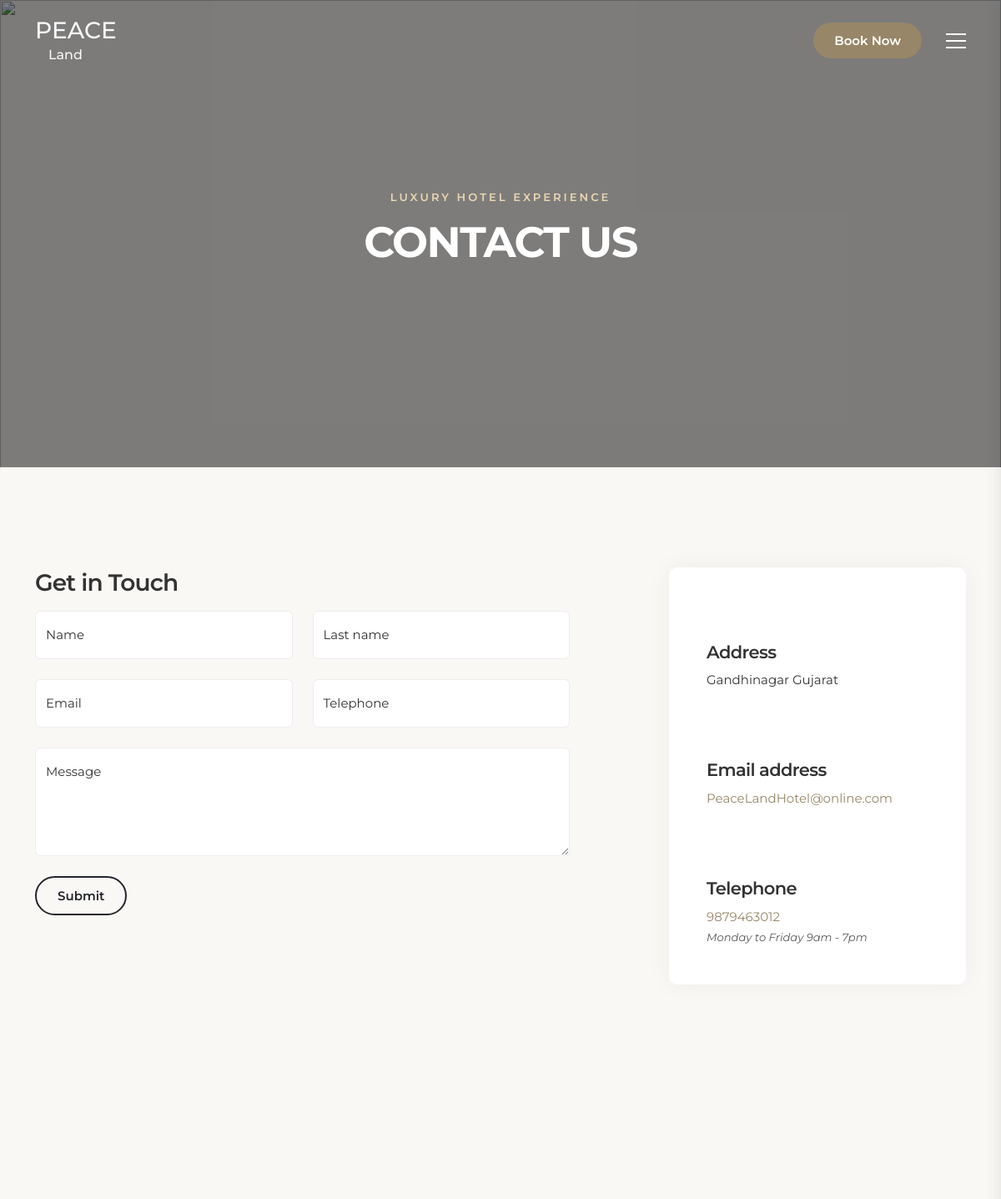
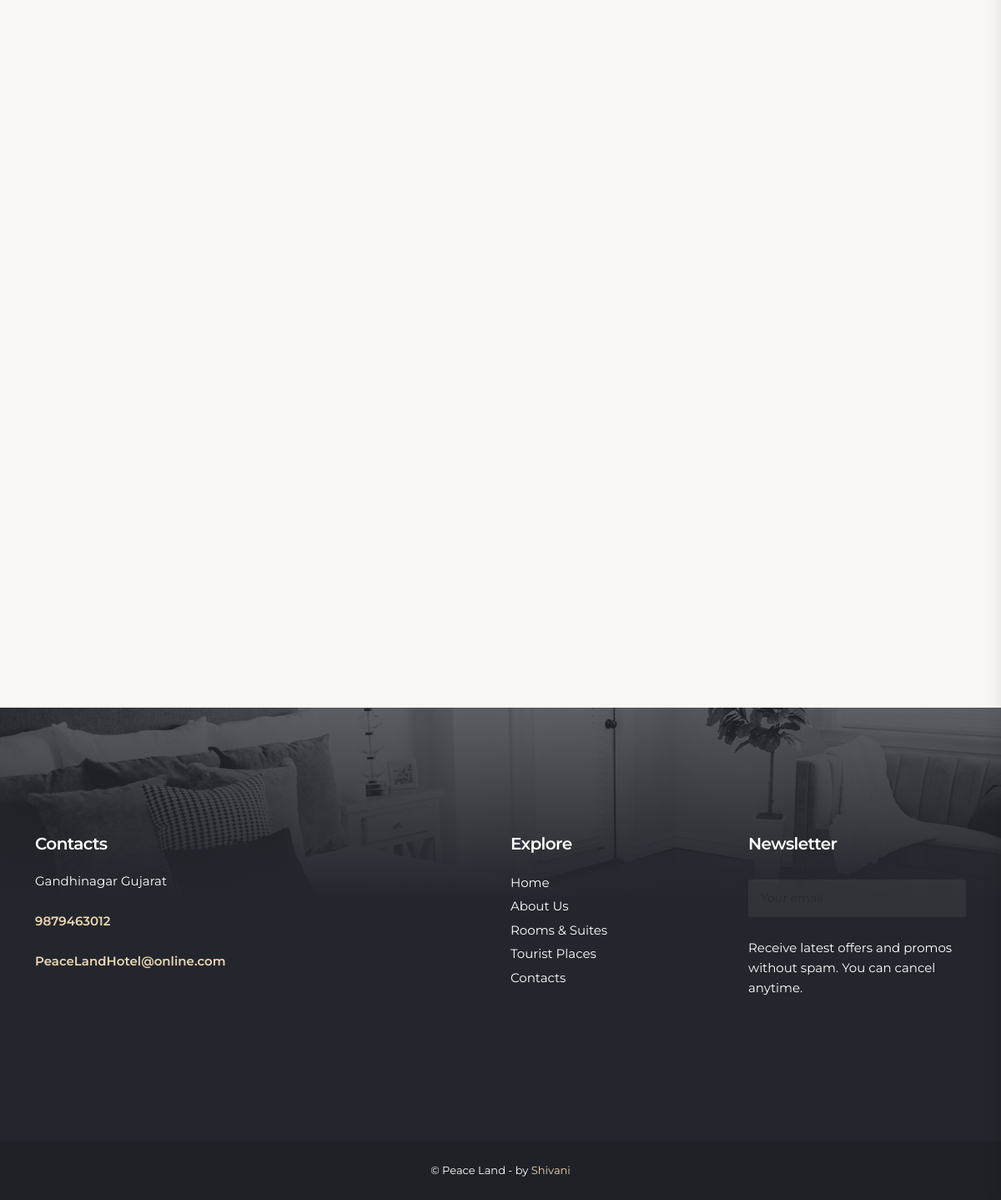
The page /hotel/contacts on the database its author committed (2 pictures, top to bottom).
### PeaceLand/models.py (models this page shows, shortened)
class AdminAddress(models.Model):
    phoneNo = models.BigIntegerField()
    address = models.CharField(max_length=256)
    emailId = models.EmailField()
    class Meta:
        verbose_name = ("HotelContact")
        verbose_name_plural = ("Hotel_Contact") #Admin Shows

### PeaceLand/views.py (the view, shortened to what this page needs)
# urls.py: path("contacts",ContactIndex),
def ContactIndex(request):
    room_id = request.session.get('room_id')
    room_email = request.session.get('room_email')
    contact = AdminAddress.objects.all()
    rooms = RoomsType.objects.all()
    context = {
        'rooms': rooms,
        'room_id': room_id,
        'room_email': room_email,
        "contacts":contact
    }
    return render(request,"contacts.html",context)

### PeaceLand/templates/contacts.html (shortened to what this page needs)
{% extends 'base.html' %}
{% block content %}
    <main>
        <div class="hero medium-height jarallax" data-jarallax data-speed="0.2">
            <img class="jarallax-img" src="/static/img/hero_home_2.jpg" alt="">
            <div class="wrapper opacity-mask d-flex align-items-center justify-content-center text-center animate_hero" data-opacity-mask="rgba(0, 0, 0, 0.5)">
                <div class="container">
                    <small class="slide-animated one">Luxury Hotel Experience</small>
                    <h1 class="slide-animated two">Contact Us</h1>
                </div>
            </div>
        </div>
        <div class="container margin_120_95">
            <div class="row justify-content-between">
                <div class="col-xl-4 col-lg-5 order-lg-2">
                    <div class="contact_info">
                        <ul class="clearfix">
                            {% for contact in contacts %}
                            <li>
                                <i class="bi bi-geo-alt"></i>
                                <h4>Address</h4>
                                <div>{{ contact.address }}</div>
                            </li>
                            <li>
                                <i class="bi bi-envelope-paper"></i>
                                <h4>Email address</h4>
                                <p><a href="mailto:{{ contact.emailId }}">{{ contact.emailId }}</a></p>
                            </li>
                            <li>
                                <i class="bi bi-telephone"></i>
                                <h4>Telephone</h4>
                                <div><a href="tel:+{{ contact.phoneNo }}">{{ contact.phoneNo }}</a><br><small>Monday to Friday 9am - 7pm</small></div>
                            </li>
                            {% endfor %}
                        </ul>
                    </div>
                </div>
                <div class="col-xl-7 col-lg-7 order-lg-1">
                    <h3 class="mb-3">Get in Touch</h3>
                    <form method="post" action="#" id="contactform" autocomplete="off">
                        <div class="row">
                            <div class="col-sm-6">
                                <div class="form-floating mb-4">
                                    <input class="form-control" type="text" id="name_contact" name="name_contact" placeholder="Name">
                                    <label for="name_contact">Name</label>
                                </div>
                            </div>
                            <div class="col-sm-6">
                                <div class="form-floating mb-4">
                                    <input class="form-control" type="text" id="lastname_contact" name="lastname_contact" placeholder="Last Name">
                                    <label for="lastname_contact">Last name</label>
                                </div>
                            </div>
                        </div>
                        <div class="row">
                            <div class="col-sm-6">
                                <div class="form-floating mb-4">
                                    <input class="form-control" type="email" id="email_contact" name="email_contact" placeholder="Email">
                                    <label for="email_contact">Email</label>
                                </div>
                            </div>
                            <div class="col-sm-6">
                                <div class="form-floating mb-4">
                                    <input class="form-control" type="text" id="phone_contact" name="phone_contact" placeholder="Telephone">
                                    <label for="phone_contact">Telephone</label>
                                </div>
                            </div>
                        </div>
                        <div class="form-floating mb-4">
                            <textarea class="form-control" placeholder="Message" id="message_contact" name="message_contact"></textarea>
                            <label for="message_contact">Message</label>
                        </div>
                        <p class="mt-3"><input type="submit" value="Submit" class="btn_1 outline" id="submit-contact"></p>
                    </form>
                </div>
            </div>
        </div>
        <div class="map_contact">
            <iframe src="https://www.google.com/maps/embed?pb=!1m18!1m12!1m3!1d117331.68800211296!2d72.56314627437952!3d23.22068823002979!2m3!1f0!2f0!3f0!3m2!1i1024!2i768!4f13.1!3m3!1m2!1s0x395c2b987c6d6809%3A0xf86f06a7873e0391!2sGandhinagar%2C%20Gujarat!5e0!3m2!1sen!2sin!4v1717439558575!5m2!1sen!2sin" width="600" height="450" style="border:0;" allowfullscreen="" loading="lazy"></iframe>
        </div>
        <div class="container margin_120_95" id="booking_section">
            <div class="row justify-content-between">
                <div class="col-xl-4">
                </div>
                <div class="col-xl-7">
                </div>
            </div>
        </div>
    </main>
{%endblock%}

### PeaceLand/templates/base.html (shortened to what this page needs)
<!DOCTYPE html>
<html lang="zxx">
<head>
    {% load static %}
    <link rel="stylesheet" href="https://cdn.jsdelivr.net/npm/flatpickr/dist/flatpickr.min.css">
    <link href="{% static 'css/bootstrap.min.css'%}" rel="stylesheet">
    <link href="{% static 'css/style.css'%}" rel="stylesheet">
	<link href="{% static 'css/vendors.min.css' %}" rel="stylesheet">
    <link href="{% static 'css/custom.css' %}" rel="stylesheet">
</head>
<body>
    <header class="reveal_header">
        <div class="container">
            <div class="row align-items-center">
                 <div class="col-6">
                    <a href="./index" class="logo_normal"><span class="h3 text-light fw-5">PEACE </span><br><span class="h6 text-light text-center ps-3">Land</span></a>
                </div>
                <div class="col-6">
                    <nav>
                        <ul>
                            <li><a href="#booking_section" class="btn_1 btn_scrollto">Book Now</a></li>
                            <li>
                               <div class="hamburger_2 open_close_nav_panel">
                                    <div class="hamburger__box">
                                        <div class="hamburger__inner"></div>
                                    </div>
                                </div>
                            </li>
                        </ul>
                    </nav>
                </div>
            </div>
        </div>
    </header>
    {% block content %}
    {% endblock %}
    <footer class="revealed">
        <div class="footer_bg">
            <div class="gradient_over"></div>
            <div class="background-image" data-background="url({% static 'img/rooms/3.jpg'%})"></div>
        </div>
        <div class="container">
            <div class="row move_content">
                <div class="col-lg-4 col-md-12">
                    <h5>Contacts</h5>
                    <ul>
                        {% for s in contacts%}
                        <li>{{s.address}}<br><br></li>
                        <li><strong><a href="tel:+{{s.phoneNo}}">{{s.phoneNo}}</a></strong></li><br>
                        <li><strong><a href="mailto:{{s.emailId}}">{{s.emailId}}</a></strong></li>
                        {%endfor%}
                    </ul>
                    <div class="social">
                        <ul>
                            <li><a href="#0"><i class="bi bi-instagram"></i></a></li>
                            <li><a href="#0"><i class="bi bi-whatsapp"></i></a></li>
                            <li><a href="#0"><i class="bi bi-facebook"></i></a></li>
                            <li><a href="#0"><i class="bi bi-twitter-x"></i></a></li>
                        </ul>
                    </div>
                </div>
                <div class="col-lg-3 col-md-6 ms-lg-auto">
                    <h5>Explore</h5>
                    <div class="footer_links">
                        <ul>
                            <li><a href="/hotel/index">Home</a></li>
                            <li><a href="/hotel/about">About Us</a></li>
                            <li><a href="/hotel/room-list">Rooms &amp; Suites</a></li>
                            <li><a href="/hotel/places">Tourist Places</a></li>
                            <li><a href="/hotel/contacts">Contacts</a></li>
                        </ul>
                    </div>
                </div>
                <div class="col-lg-3 col-md-6">
                    <div id="newsletter">
                        <h5>Newsletter</h5>
                        <div id="message-newsletter"></div>
                        <form method="post" action="#" name="newsletter_form" id="newsletter_form">
                            <div class="form-group">
                                <input type="email" name="email_newsletter" id="email_newsletter" class="form-control" placeholder="Your email">
                                <button type="submit" id="submit-newsletter"><i class="bi bi-send"></i></button>
                            </div>
                        </form>
                        <p>Receive latest offers and promos without spam. You can cancel anytime.</p>
                    </div>
                </div>
            </div>
        </div>
        <div class="copy">
            <div class="container">
                © Peace Land - by <a href="#">Shivani</a>
            </div>
        </div>
    </footer>
</body>
</html>

### rows shown on the page
AdminAddress: address "Gandhinagar Gujarat", emailId "PeaceLandHotel@online.com", phoneNo "9879463012"
